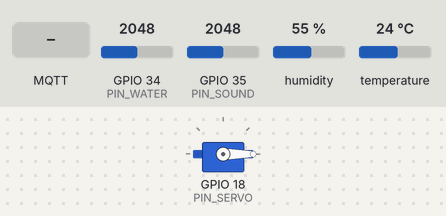
A sketch run on a simulated ESP32. Parts: servo. The test bench sets the inputs (shaded band); at power-on: GPIO 34 (PIN_WATER) = 2048, GPIO 35 (PIN_SOUND) = 2048, humidity 55 %, temperature 24 °C. WiFi joins after 1.5 s; servers stay silent unless stated; random numbers use the default seed unless the sketch sets one; no MQTT or app messages arrive unless stated; what the sketch prints to the serial monitor is not drawn.

Above: at 3.7 s.
3.8 s: MQTT message "OPEN" arrives on the first subscribed topic
At 4.4 s:
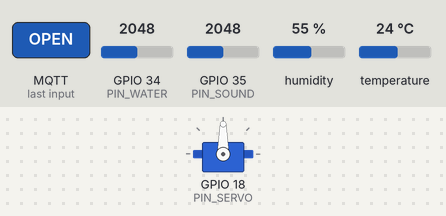
7.5 s: MQTT message "0" arrives on the first subscribed topic
At 8.4 s:
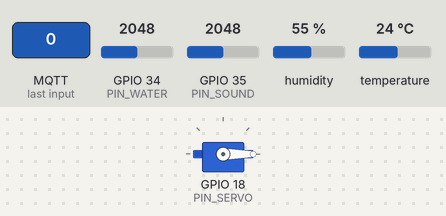
Timing chart, 0 to 10.5 s (numbered marks = the images above; inputs shaded):
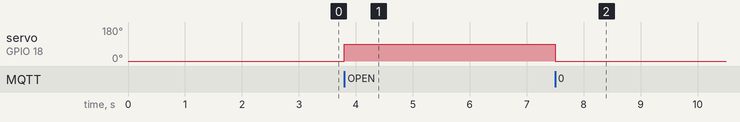

The sketch:

ESP32_IoT_Nhom3.ino
```cpp
/*
  ==============================================================
  ĐỒ ÁN LẬP TRÌNH DI ĐỘNG (LTDD) - NHÓM 3
  MÃ NGUỒN VI ĐIỀU KHIỂN ESP32 KẾT NỐI APP EXPO GO

  CÁC CẢM BIẾN VÀ THIẾT BỊ:
  1. Cảm biến Nước / Mực nước (Water Level / Rain Sensor) -> GPIO 34 (Analog)
  2. Cảm biến Âm thanh (Sound Sensor / Microphone) -> GPIO 35 (Analog)
  3. Cảm biến Nhiệt độ & Độ ẩm (DHT11 / DHT22) -> GPIO 4 (Digital)
  4. Cổng ra vào (Servo Motor SG90 / Chốt khóa từ Relay) -> GPIO 18 (PWM)
  ==============================================================
*/

#include <WiFi.h>
#include <PubSubClient.h> // Cài thư viện "PubSubClient" bởi Nick O'Leary
#include <DHT.h>          // Cài thư viện "DHT sensor library" bởi Adafruit
#include <ESP32Servo.h>   // Cài thư viện "ESP32Servo" bởi Kevin Harrington

// ----- THÔNG TIN WIFI CỦA BẠN -----
const char* ssid = "YOUR_WIFI_SSID";
const char* password = "YOUR_WIFI_PASSWORD";

// ----- THÔNG TIN MQTT BROKER MIỄN PHÍ HOẶC SERVER RIÊNG -----
const char* mqtt_server = "broker.emqx.io";
const int mqtt_port = 1883;
const char* topic_sub_gate = "smart_home_group3/gate/set";
const char* topic_pub_telemetry = "smart_home_group3/telemetry";

// ----- ĐỊNH NGHĨA CHÂN KẾT NỐI PHẦN CỨNG -----
#define PIN_WATER 34      // Chân Analog A0 của cảm biến nước
#define PIN_SOUND 35      // Chân Analog A0 của cảm biến âm thanh
#define PIN_DHT 4         // Chân Data của DHT11
#define DHTTYPE DHT11     // Đổi thành DHT22 nếu nhóm dùng cảm biến DHT22
#define PIN_SERVO 18      // Chân tín hiệu điều khiển Servo cổng

DHT dht(PIN_DHT, DHTTYPE);
Servo gateServo;
WiFiClient espClient;
PubSubClient client(espClient);

unsigned long lastSend = 0;
bool isGateOpen = false;

// Hàm mở / đóng cổng qua Servo
void setGate(bool open) {
  isGateOpen = open;
  if (open) {
    gateServo.write(90); // Mở 90 độ
    Serial.println(">>> CỔNG ĐÃ MỞ!");
  } else {
    gateServo.write(0);  // Đóng 0 độ
    Serial.println(">>> CỔNG ĐÃ ĐÓNG & KHÓA!");
  }
}

// Xử lý lệnh nhận được từ App Expo Go qua MQTT
void callback(char* topic, byte* message, unsigned int length) {
  String msg = "";
  for (int i = 0; i < length; i++) {
    msg += (char)message[i];
  }
  Serial.print("Nhan duoc lenh tu App [");
  Serial.print(topic);
  Serial.print("]: ");
  Serial.println(msg);

  if (String(topic) == topic_sub_gate) {
    if (msg == "OPEN" || msg == "1" || msg == "true") {
      setGate(true);
    } else if (msg == "CLOSE" || msg == "0" || msg == "false") {
      setGate(false);
    }
  }
}

void reconnect() {
  while (!client.connected()) {
    Serial.print("Dang ket noi MQTT Broker...");
    String clientId = "ESP32_Client_Group3_" + String(random(0xffff), HEX);
    if (client.connect(clientId.c_str())) {
      Serial.println(" DA KET NOI!");
      client.subscribe(topic_sub_gate);
    } else {
      Serial.print(" That bai, rc=");
      Serial.print(client.state());
      Serial.println(" Thu lai sau 3 giay");
      delay(3000);
    }
  }
}

void setup() {
  Serial.begin(115200);
  delay(1000);
  Serial.println("\n--- HE THONG IOT NHOM 3 KHOI DONG ---");

  dht.begin();
  gateServo.attach(PIN_SERVO);
  setGate(false); // Ban đầu khóa cổng

  // Kết nối WiFi
  Serial.print("Dang ket noi WiFi: ");
  Serial.println(ssid);
  WiFi.begin(ssid, password);
  while (WiFi.status() != WL_CONNECTED) {
    delay(500);
    Serial.print(".");
  }
  Serial.println("\nWiFi da ket noi!");
  Serial.print("IP Address: ");
  Serial.println(WiFi.localIP());

  client.setServer(mqtt_server, mqtt_port);
  client.setCallback(callback);
}

void loop() {
  if (!client.connected()) {
    reconnect();
  }
  client.loop();

  // Đọc dữ liệu và gửi lên App mỗi 3 giây
  unsigned long now = millis();
  if (now - lastSend > 3000) {
    lastSend = now;

    // 1. Đọc cảm biến nhiệt độ & độ ẩm
    float t = dht.readTemperature();
    float h = dht.readHumidity();
    if (isnan(t) || isnan(h)) {
      t = 28.5; // Giá trị fallback nếu chưa cắm DHT
      h = 65.0;
    }

    // 2. Đọc cảm biến nước (ADC 0 - 4095) quy đổi ra %
    int rawWater = analogRead(PIN_WATER);
    int waterPercent = map(rawWater, 0, 4095, 0, 100);

    // 3. Đọc cảm biến âm thanh (ADC quy đổi dB xấp xỉ)
    int rawSound = analogRead(PIN_SOUND);
    int soundDB = map(rawSound, 0, 4095, 30, 110);

    // Định dạng chuỗi JSON gửi lên App
    char jsonBuffer[256];
    snprintf(jsonBuffer, sizeof(jsonBuffer),
      "{\"temp\":%.1f,\"hum\":%.1f,\"water\":%d,\"sound\":%d,\"gate\":%s}",
      t, h, waterPercent, soundDB, isGateOpen ? "true" : "false"
    );

    Serial.print("Gui du lieu len App: ");
    Serial.println(jsonBuffer);
    client.publish(topic_pub_telemetry, jsonBuffer);
  }
}
```

Measured:
- after the input at 3.8 s, servo on GPIO 18 (PIN_SERVO): 0° → 90° at once
- after the input at 7.5 s, servo on GPIO 18 (PIN_SERVO): 90° → 0° at once
